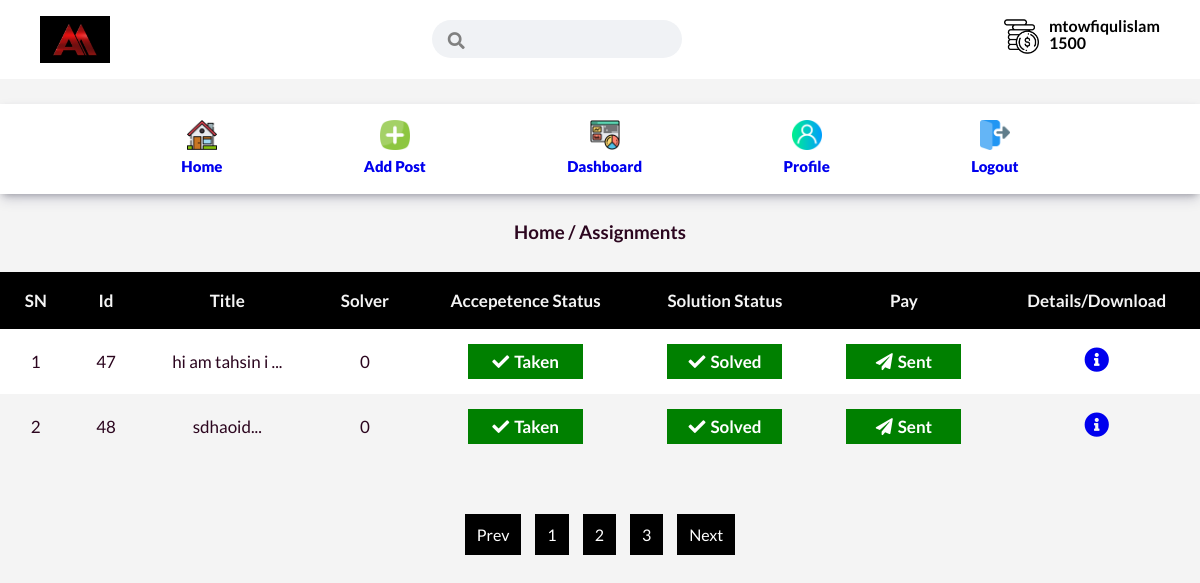
Page /user_dash.php (signed in) on the committed database.
### tables this page shows
CREATE TABLE `assignment` (
  `assignment_id` int(11) NOT NULL,
  `assignment_title` text NOT NULL,
  `assignment_description` mediumtext NOT NULL,
  `assignment_user` int(11) NOT NULL,
  `assignment_solver` int(11) DEFAULT NULL,
  `assignment_acc_status` enum('taken','not_taken') NOT NULL,
  `assignment_solv_status` enum('pending','solving','solved') NOT NULL,
  `assignment_pay_status` enum('pending','sent') NOT NULL,
  `assignment_page_count` int(11) NOT NULL,
  `assignment_price` int(11) NOT NULL,
  `p_time` timestamp NULL DEFAULT current_timestamp()
);

### inc/Functions.php (called while the page is built, shortened)
<?php
class Assignmentor{
    function __construct(){
        include_once("db.php");
		$db = new Database();
		$this->con = $db->connect();
    }
}
?>

### inc/db.php (called while the page is built, shortened)
<?php
class Database
{
	public function connect()
	{
		$this->con = new Mysqli(HOST, USER, PASS, DB);
		if ($this->con) {
			return $this->con;
		}
		return "DATABASE_CONNECTION_FAIL";
	}
}

### user_dash.php (the view, shortened to what this page needs)
<?php
include 'template/header.php';
$uid = isset($_SESSION['u_id']) ? $_SESSION['u_id'] : NULL;
?>
    <div class="breadcumb_section my-2">
        <div class="container text-center">
            <h3>Home / Assignments</h3>
        </div>
    </div>
   <table class="assignment_user_table" width="100%">
   <tr>
           <th>SN</th>
           <th>Id</th>
           <th>Title</th>
           <th>Solver</th>
           <th>Accepetence Status</th>
           <th>Solution Status</th>
           <th>Pay</th>
           <th>Details/Download</th>
       </tr>
       <?php
       $sql = "SELECT * FROM assignment WHERE assignment_user='$uid'";
       if($excute = $assignmentor->con->query($sql)){
           $i = 1;
        while($row = $excute->fetch_assoc()){ ?>
        <tr>
        <td class="text-center"><?php echo $i; ?></td>
        <td class="text-center"><?php echo $row['assignment_id']; ?></td>
        <td class="text-center"><?php echo substr($row['assignment_title'],0,15).'...'; ?></td>
        <td class="text-center"><?php echo $row['assignment_solver']; ?></td>
        <td class="text-center">
            <?php
            if($row['assignment_acc_status']=="not_taken"){ ?>
                <div class="flex_column icon_d red">
                    <p><i class="fas fa-times-circle"></i>Not Taken</p>
                </div>
           <?php }else{ ?>
            <div class="flex_column icon_d green">
                    <p><i class="fas fa-check"></i>Taken</p>
                </div>
           <?php }
            ?>
        </td>
        <td class="text-center">
            <?php
            if($row['assignment_solv_status']=="pending"){ ?>
                <div class="flex_column icon_d red">
                    <p><i class="fas fa-times-circle"></i>Pending</p>
                </div>
           <?php }elseif($row['assignment_solv_status']=="solving"){ ?>
                <div class="flex_column icon_d blue">
                    <p><i class="fas fa-check"></i>Solving</p>
                </div>
           <?php }else{ ?>
                <div class="flex_column icon_d green">
                    <p><i class="fas fa-check"></i>Solved</p>
                </div>
           <?php }
            ?>
            </td>
        <td class="text-center">
        <?php
            if($row['assignment_pay_status']=="pending"){ ?>
                <div class="flex_column icon_d red ">
                    <a href="user_pay.php?assid=<?php echo $row['assignment_id'];?>" class="bouncing"><i class="fas fa-times-circle"></i>Do Pay</a>
                </div>
           <?php }else{?>
                <div class="flex_column icon_d green">
                    <p><i class="fas fa-paper-plane"></i>Sent</p>
                </div>
           <?php }?>
        </td>
        <td class="text-center"><a href="finale_assignment.php?assid=<?php echo $row['assignment_id']; ?>"><i class="fas fa-info-circle"></i></a></td>
        </tr>
       <?php
       $i++;
    }
    }
       ?>
   </table>
   <div class="pagination_section flex my-4">
    <a href="#">Prev</a>
    <a href="#">1</a>
    <a href="#">2</a>
    <a href="#">3</a>
    <a href="#">Next</a>
</div>
<?php require 'template/footer.php'; ?>

### assets/css/style.css (style rules this page uses)
:root { --primary-color: #000000; --secondary-color: #ff7600; --dark-color: #002240; --light-color: #f4f4f4; --success-color: #5cb85c; --error-color: #d9534f; }
* { box-sizing: border-box; padding: 0; margin: 0; }
a { text-decoration: none; }
body { font-family: "Lato", sans-serif; background-color: #f4f4f4; color: #2c061f; line-height: 1.6; }
.pagination_section a { padding-top: 8px; padding-bottom: 8px; padding-right: 12px; text-align: center; background-color: var(--primary-color); margin: 7px; padding-left: 12px; color: white; }
.assignment_user_table th, td { padding: 15px 20px; text-align: center; font-size: 17px; }
.assignment_user_table th { background-color: var(--primary-color); color: var(--light-color); }
table.assignment_user_table { border-collapse: collapse; }
.assignment_user_table tr:nth-child(even) { background-color: white; }
.assignment_user_table i { font-size: 25px; }
.user_pay th, td { padding: 15px 20px; text-align: left; font-size: 17px; }
.icon_d { font-weight: bold; height: 35px !important; width: 115px; margin: 0 auto; }
.icon_d i { position: relative; font-size: 17px; margin-right: 5px; }
.icon_d.green { background: green; color: white; }

### assets/css/utilities.css (style rules this page uses)
.container { max-width: 1200px; margin: 0 auto; overflow: auto; padding: 0 40px; }
.text-center { text-align: center; }
.flex { display: flex; justify-content: center; align-items: center; height: 100%; }
.flex_column { display: flex; flex-direction: column; justify-content: center; align-items: center; height: 100%; }
.my-2 { margin: 1.5rem 0; }
.my-4 { margin: 3rem 0; }

### rows in the picture
assignment: assignment_id "47", assignment_title "hi am tahsin i", assignment_solver "0", assignment_acc_status "Taken", assignment_solv_status "Solved", assignment_pay_status "Sent"
assignment: assignment_id "48", assignment_title "sdhaoid", assignment_solver "0", assignment_acc_status "Taken", assignment_solv_status "Solved", assignment_pay_status "Sent"

### other values in the picture
$_SESSION['u_uname'] "mtowfiqulislam"
$netmoney "1500"
